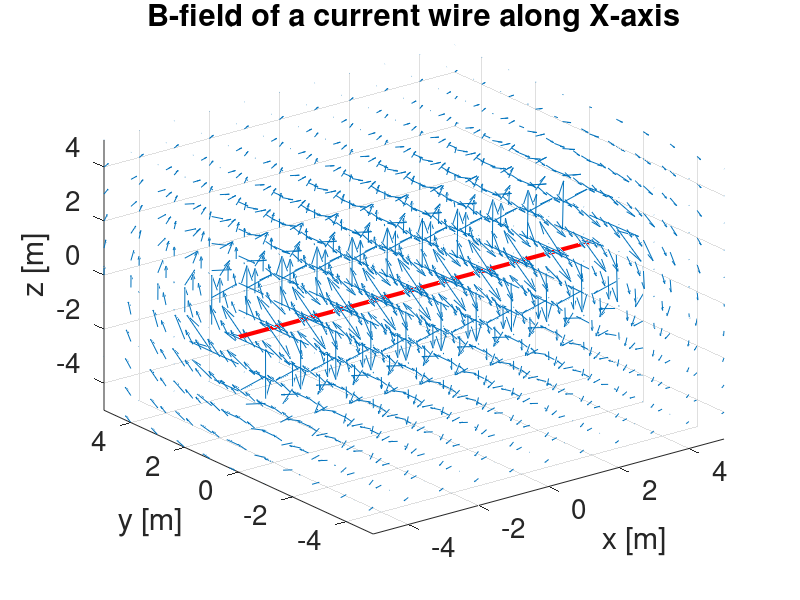
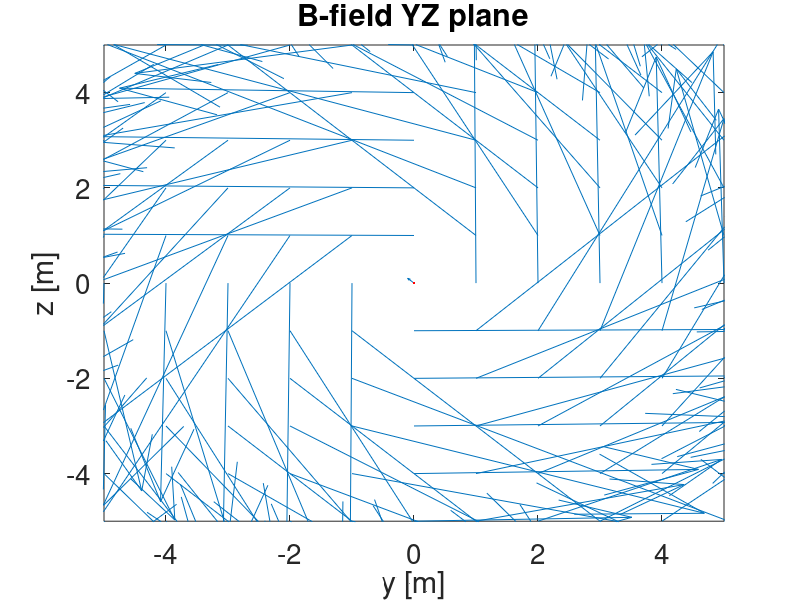

Recreate these plots in MATLAB, in order.
%-------------------------------------------------------------------------%
%-------Straight wire Magnetic Field from Biot Savarts Law----------------%
%---------------By Sathyanarayan Rao--------------------------------------%
%-------------------------------------------------------------------------%

clc
close all
clear all

%-------------------------------------------------------------------------%
%---Wire is along the X-axis----------------------------------------------%
%-------------------------------------------------------------------------%

Nx=11;
Nz=11;  
Ny=11;  
N=50;   % length of the wire 


Xw=(floor(-N/2):floor(N/2)); % X-coordinates of the wire
Yw=zeros(N+1,1); % Y-coordinates of the wire
Zw=zeros(N+1,1); % Z-coordinates of the wire

I=3;    % current 
u0=1;   % permeability

xp(1:Nx)=-(Nx-1)/2:(Nx-1)/2;  
yp(1:Ny)=-(Ny-1)/2:(Ny-1)/2;    
zp(1:Nz)=-(Nz-1)/2:(Nz-1)/2;  

X(1:Nx,1:Ny,1:Nz)=0;
Y(1:Nx,1:Ny,1:Nz)=0; 
Z(1:Nx,1:Ny,1:Nz)=0;

for i=1:Nx
    X(i,:,:)=xp(i); 
end
for i=1:Ny
    Y(:,i,:)=yp(i); 
end
for i=1:Nz
    Z(:,:,i)=zp(i);
end

%-------------------------------------------------------------------------
%------------------------------------------------------------------------


for a=1:Nx  
for b=1:Ny  
for c=1:Nz
    
%-------------------------------------------------------------------------    
%-------------------------------------------------------------------------

for i=1:N-1
Rx(i)=X(a,b,c)-(0.5*(Xw(i)+Xw(i+1)));
Ry(i)=(Y(a,b,c)-(0.5*(Yw(i)+Yw(i+1))));
Rz(i)=(Z(a,b,c)-(0.5*(Zw(i)+Zw(i+1))));
dlx(i)=Xw(i+1)-Xw(i);
dly(i)=Yw(i+1)-Yw(i);
dlz(i)=Zw(i+1)-Zw(i);
end
Rx(N)=(X(a,b,c)-0.5*(Xw(N)+1));
Ry(N)=(Y(a,b,c)-(0.5*(Yw(N)+1)));
Rz(N)=(Z(a,b,c)-(0.5*(Zw(N)+1)));
dlx(N)=-Xw(N)+1;
dly(N)=-Yw(N)+1;
dlz(N)=-Zw(N)+1;
%--------------------------------------------------------------------------
%--------------------------------------------------------------------------

for i=1:N
Xcross(i)=(dly(i).*Rz(i))-(dlz(i).*Ry(i));
Ycross(i)=(dlz(i).*Rx(i))-(dlx(i).*Rz(i));
Zcross(i)=(dlx(i).*Ry(i))-(dly(i).*Rx(i));
R(i)=sqrt(Rx(i).^2+Ry(i).^2+Rz(i).^2);
end

%-------------------------------------------------------------------------
%--------------------------------------------------------------------------

Bx1=(I*u0./(4*pi*(R.^3))).*Xcross;
By1=(I*u0./(4*pi*(R.^3))).*Ycross;
Bz1=(I*u0./(4*pi*(R.^3))).*Zcross;
%--------------------------------------------------------------------------
%-------------------------------------------------------------------------

BX(a,b,c)=0;       % Initialize sum magnetic field to be zero first
BY(a,b,c)=0;
BZ(a,b,c)=0;

%--------------------------------------------------------------------------
%--------------------------------------------------------------------------

for i=1:N   % loop over all current elements along coil    
    BX(a,b,c)=BX(a,b,c)+Bx1(i);
    BY(a,b,c)=BY(a,b,c)+By1(i);
    BZ(a,b,c)=BZ(a,b,c)+Bz1(i);
end

%-------------------------------------------------------------------------

end
end

end

%--------------visualizing the result-------------------------------------

figure(1)

quiver3(X,Y,Z,BX,BY,BZ,2);
hold on
line([-5 5],[0 0], [0 0],'linewidth',3,'color','r');
 axis([-5 5 -5 5 -5 5])
xlabel('x [m]','fontsize',20)
ylabel('y [m]','fontsize',20)
zlabel('z [m]','fontsize',20)
title('B-field of a current wire along X-axis','fontsize',14)
h=gca; 
set(h,'FontSize',20)
fh = figure(1); 
set(fh, 'color', 'white'); 

figure(2)

quiver(Y((Nx-1)/2,:,:),Z((Nx-1)/2,:,:),BY((Nx-1)/2,:,:),BZ((Nx-1)/2,:,:),2);
hold on
G1=plot(0,0,'.','markersize',6);
set(G1,'MarkerEdgeColor','r')
axis([ -5 5 -5 5])
xlabel('y [m]','fontsize',20)
ylabel('z [m]','fontsize',20)
title('B-field YZ plane','fontsize',20)
h=gca; 
set(h,'FontSize',20)
h = get(gca, 'ylabel');
fh = figure(2); 
set(fh, 'color', 'white'); 
%--------------------------------------------------------------------------